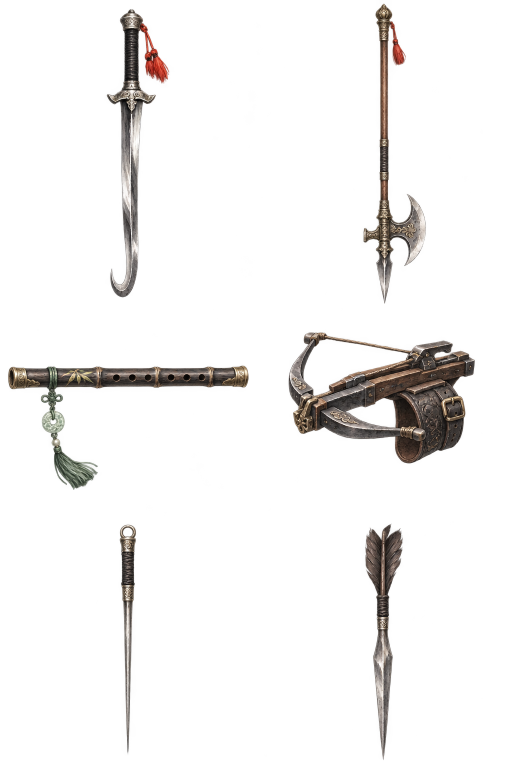
#> input picture design/art/independent-animation/sources/weapons-v01.png, 1024 x 1536 px (shown at 1/2 size)
$ python build_independent_props.py
#> lines starting #> are read from the running program, lines starting #| are printed output that depends on the picture; after the words box and inside, x2 and y2 are one past the last pixel; in counts of white or black regions, pixels touching at a corner belong together
"""從原創道具原圖裁切真正完整物件及握點，不把鉤／戟／簫換成劍槍棍。"""
from pathlib import Path
from PIL import Image
import json,shutil,hashlib
import numpy as np
ROOT=Path(__file__).resolve().parents[2];ART=ROOT/'design/art/independent-animation';OUT=ROOT/'public/ink/art/independent/props';OUT.mkdir(exist_ok=True)
src=ART/'sources/weapons-v01.png';im=Image.open(src).convert('RGBA');guides={'hook':((160,0,400,620),(263,120),(252,584),.53),'halberd':((650,0,900,630),(775,285),(771,605),.68),'flute':((0,630,530,1020),(265,760),(492,760),.26),'mechanism':((540,625,1024,1020),(816,808),(595,767),.16),'dart':((650,1020,900,1536),(775,1195),(770,1498),.11)};meta={}
#> further down, im is the input picture: PIL image 1024x1536 RGBA; mean R, G, B, A 44.1, 38.7, 34.8, 21.8
def clean(im):
 a=np.array(im);a[:,:,3][a[:,:,3]<30]=0;a[:,:,:3][a[:,:,3]==0]=0;return Image.fromarray(a)
for name,(box,grip,tip,ratio)in guides.items():
 p=clean(im.crop(box));b=p.getbbox();p=p.crop(b);x,y=box[0]+b[0],box[1]+b[1];target=OUT/(name+'.webp');p.save(target,quality=96,method=4);meta[name]={'src':'ink/art/independent/props/'+target.name,'w':p.width,'h':p.height,'grip':[grip[0]-x,grip[1]-y],'tip':[tip[0]-x,tip[1]-y],'ratio':ratio,'source':str(src.relative_to(ROOT)),'sourceBox':box,'sha256':hashlib.sha256(target.read_bytes()).hexdigest()}
#> this loop made 5 passes
#> (b, x, y) on passes 1 to 5: ((53, 18, 179, 595), 213, 18), ((77, 7, 202, 608), 727, 7), ((16, 101, 497, 350), 16, 731), ((37, 39, 410, 302), 577, 664), ((80, 27, 156, 500), 730, 1047)
#> pass 1, in clean, `a = np.array(im)`:
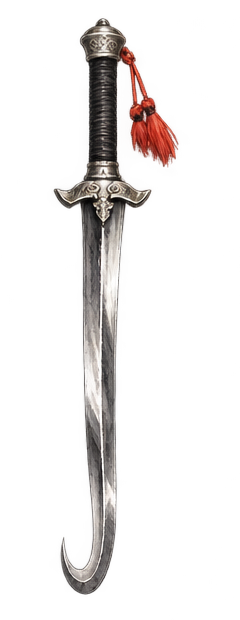
#> a: shape (620, 240, 4); mean R, G, B, A 80.7, 69.6, 66.1, 36.2; transparent parts drawn white
#> pass 1, `p = p.crop(b)`:
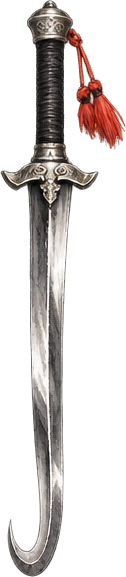
#> p: PIL image 126x577 RGBA; mean R, G, B, A 39.8, 34.2, 32.6, 73.8; transparent parts drawn white
#> pass 2, in clean (call 2), `a = np.array(im)`:
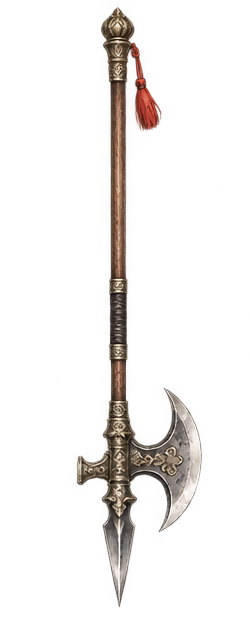
#> a: shape (630, 250, 4); mean R, G, B, A 75.9, 61.2, 52.5, 27.5; transparent parts drawn white
#> after the loop:
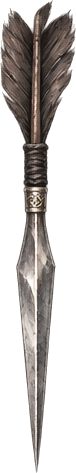
#> p: PIL image 76x473 RGBA; mean R, G, B, A 43.9, 39.3, 36.9, 100.2; transparent parts drawn white
#> after the loop, meta = 5 items
needle=ART/'sources/needle-v01.png'
if not needle.exists():shutil.copy2(ROOT/'../generated_images/exec-62e28ba3-c2df-4c42-b235-5d004f9e0456.png',needle)
p=clean(Image.open(needle).convert('RGBA'));b=p.getbbox();p=p.crop(b);p.thumbnail((80,1024),Image.Resampling.LANCZOS);target=OUT/'needle.webp';p.save(target,quality=96,method=4);meta['needle']={'src':'ink/art/independent/props/needle.webp','w':p.width,'h':p.height,'grip':[p.width*.5,p.height*.22],'tip':[p.width*.5,p.height*.98],'ratio':.055,'source':str(needle.relative_to(ROOT)),'sha256':hashlib.sha256(target.read_bytes()).hexdigest()}
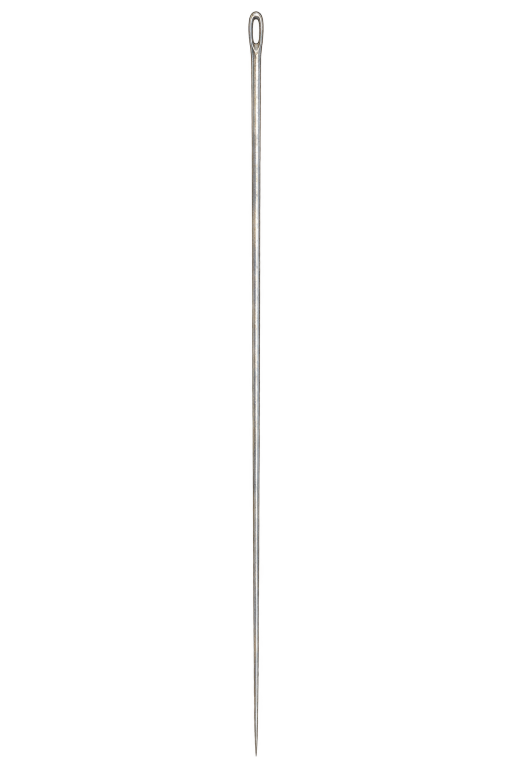
#> input picture design/art/independent-animation/sources/needle-v01.png, 1024 x 1536 px (shown at 1/2 size)
#> in clean, a is the input picture: shape (1536, 1024, 4); mean R, G, B, A 21.7, 20.9, 19.9, 3.3
#> in clean (call 6), `a[:, :, 3][a[:, :, 3] < 30] = 0`: a: shape (1536, 1024, 4); 0.92% of pixels changed, all inside (x1, y1, x2, y2) = (33, 19, 930, 1517)
#> after `b = p.getbbox()`: b = (496, 22, 528, 1513)
#> after `p = p.crop(b)`:
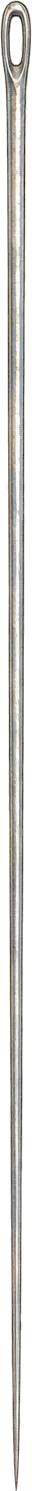
#> p: PIL image 32x1491 RGBA; mean R, G, B, A 74.9, 72.8, 70, 108.1; transparent parts drawn white
#> after `p.thumbnail((80, 1024), Image.Resampling.LANCZOS)`:
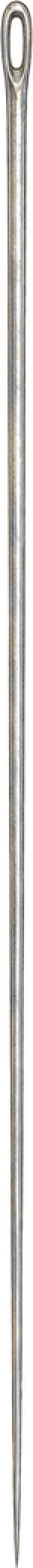
#> p: PIL image 22x1024 RGBA (shown 2 times larger); mean R, G, B, A 88.3, 84.4, 80.1, 108.8; transparent parts drawn white
meta['rejectedSourceCell']={'file':str(src.relative_to(ROOT)),'cell':'左下','reason':'生成成短刃而非細針，不投入遊戲；細針另製'}
(ROOT/'src/appearance/independent').mkdir(exist_ok=True);(ROOT/'src/appearance/independent/props.json').write_text(json.dumps(meta,ensure_ascii=False,indent=2)+'\n');print('DISTINCT_PROPS',len(guides)+1)
#| DISTINCT_PROPS 6
# 沿用既有弓原畫，分離弓身、真弦紋理及箭，供同幀拉弦；沒有補畫或SVG。
#> (the run stopped early here; a loop or call above may not have finished)
